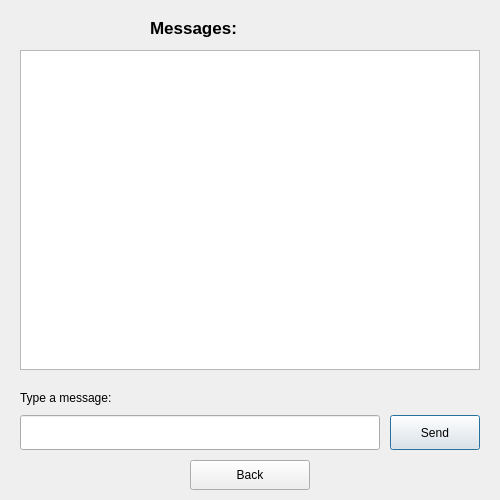
<?xml version="1.0" encoding="UTF-8"?>
<ui version="4.0">
 <class>ChatWindow</class>
 <widget class="QDialog" name="ChatWindow">
  <property name="geometry">
   <rect>
    <x>0</x>
    <y>0</y>
    <width>500</width>
    <height>500</height>
   </rect>
  </property>
  <property name="windowTitle">
   <string>Dialog</string>
  </property>
  <widget class="QTextBrowser" name="chatDisplay">
   <property name="geometry">
    <rect>
     <x>20</x>
     <y>50</y>
     <width>460</width>
     <height>320</height>
    </rect>
   </property>
  </widget>
  <widget class="QLineEdit" name="messageInput">
   <property name="geometry">
    <rect>
     <x>20</x>
     <y>415</y>
     <width>360</width>
     <height>35</height>
    </rect>
   </property>
  </widget>
  <widget class="QPushButton" name="sendButton">
   <property name="geometry">
    <rect>
     <x>390</x>
     <y>415</y>
     <width>90</width>
     <height>35</height>
    </rect>
   </property>
   <property name="text">
    <string>Send</string>
   </property>
  </widget>
  <widget class="QLabel" name="label_message">
   <property name="geometry">
    <rect>
     <x>150</x>
     <y>15</y>
     <width>200</width>
     <height>25</height>
    </rect>
   </property>
   <property name="font">
    <font>
     <pointsize>13</pointsize>
     <bold>true</bold>
    </font>
   </property>
   <property name="text">
    <string>Messages: </string>
   </property>
  </widget>
  <widget class="QLabel" name="label_2">
   <property name="geometry">
    <rect>
     <x>20</x>
     <y>385</y>
     <width>120</width>
     <height>25</height>
    </rect>
   </property>
   <property name="text">
    <string>Type a message:</string>
   </property>
  </widget>
  <widget class="QPushButton" name="pushButton_chatwindowBack">
   <property name="geometry">
    <rect>
     <x>190</x>
     <y>460</y>
     <width>120</width>
     <height>30</height>
    </rect>
   </property>
   <property name="text">
    <string>Back</string>
   </property>
  </widget>
 </widget>
 <resources/>
 <connections/>
</ui>
